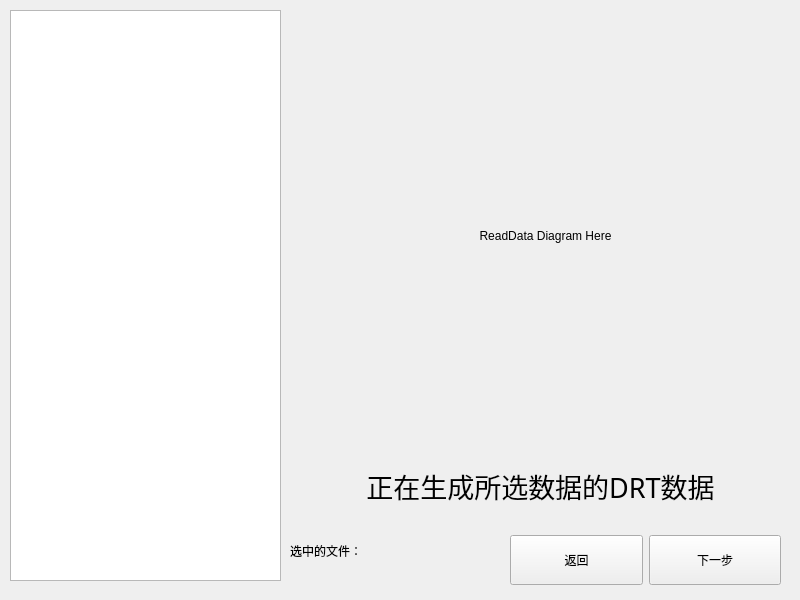
    <widget class="QWidget" name="ReadData">
     <property name="sizePolicy">
      <sizepolicy hsizetype="Preferred" vsizetype="Preferred">
       <horstretch>0</horstretch>
       <verstretch>0</verstretch>
      </sizepolicy>
     </property>
     <widget class="QLabel" name="ReadDataDiagramPic">
      <property name="geometry">
       <rect>
        <x>300</x>
        <y>10</y>
        <width>491</width>
        <height>451</height>
       </rect>
      </property>
      <property name="sizePolicy">
       <sizepolicy hsizetype="Fixed" vsizetype="Fixed">
        <horstretch>0</horstretch>
        <verstretch>0</verstretch>
       </sizepolicy>
      </property>
      <property name="text">
       <string>ReadData Diagram Here</string>
      </property>
      <property name="textFormat">
       <enum>Qt::AutoText</enum>
      </property>
      <property name="scaledContents">
       <bool>true</bool>
      </property>
      <property name="alignment">
       <set>Qt::AlignCenter</set>
      </property>
     </widget>
     <widget class="QWidget" name="layoutWidget">
      <property name="geometry">
       <rect>
        <x>510</x>
        <y>530</y>
        <width>271</width>
        <height>61</height>
       </rect>
      </property>
      <layout class="QHBoxLayout" name="ReadDataBottomButtons">
       <item>
        <widget class="QPushButton" name="ReadDataBackButton">
         <property name="minimumSize">
          <size>
           <width>130</width>
           <height>50</height>
          </size>
         </property>
         <property name="text">
          <string>返回</string>
         </property>
        </widget>
       </item>
       <item>
        <widget class="QPushButton" name="ReadDataNextButton">
         <property name="minimumSize">
          <size>
           <width>130</width>
           <height>50</height>
          </size>
         </property>
         <property name="text">
          <string>下一步</string>
         </property>
        </widget>
       </item>
      </layout>
     </widget>
     <widget class="QTreeView" name="ReadDataTreeView">
      <property name="geometry">
       <rect>
        <x>10</x>
        <y>10</y>
        <width>271</width>
        <height>571</height>
       </rect>
      </property>
     </widget>
     <widget class="QLabel" name="ReadDataHighlightFileName">
      <property name="geometry">
       <rect>
        <x>290</x>
        <y>510</y>
        <width>201</width>
        <height>81</height>
       </rect>
      </property>
      <property name="text">
       <string>选中的文件：</string>
      </property>
      <property name="alignment">
       <set>Qt::AlignLeading|Qt::AlignLeft|Qt::AlignVCenter</set>
      </property>
      <property name="wordWrap">
       <bool>true</bool>
      </property>
     </widget>
     <widget class="QLabel" name="ReadDataProcessingDRTLabel">
      <property name="geometry">
       <rect>
        <x>300</x>
        <y>470</y>
        <width>481</width>
        <height>31</height>
       </rect>
      </property>
      <property name="font">
       <font>
        <family>华文彩云</family>
        <pointsize>20</pointsize>
       </font>
      </property>
      <property name="text">
       <string>正在生成所选数据的DRT数据</string>
      </property>
      <property name="alignment">
       <set>Qt::AlignCenter</set>
      </property>
      <property name="wordWrap">
       <bool>true</bool>
      </property>
     </widget>
    </widget>
